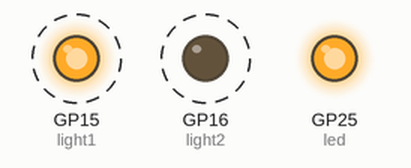
Simulated run of this program. Board: Raspberry Pi Pico running MicroPython. On the bench: output pins drawn as LEDs (lit = HIGH). Dashed ring = blinking.

Above: at 0.2 s.
Timing chart, 0 to 3.0 s (numbered marks = the images above):
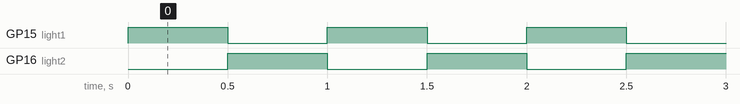

The program:

check_lights.py
```python
import _thread
import time

from machine import Pin

LIGHT_1_PIN_NO = 15
LIGHT_2_PIN_NO = 16
LIGHT_BLINK_INTERVAL_SEC = 0.5

led = Pin("LED", Pin.OUT)
light1 = Pin(LIGHT_1_PIN_NO, Pin.OUT)
light2 = Pin(LIGHT_2_PIN_NO, Pin.OUT)

led.on()

while True:
    light1.on()
    light2.off()
    time.sleep(LIGHT_BLINK_INTERVAL_SEC)
    light1.off()
    light2.on()
    time.sleep(LIGHT_BLINK_INTERVAL_SEC)
```

Measured:
- by itself, GP15 (light1), GP16 (light2): alternates HIGH for 0.50 s and LOW for 0.50 s
